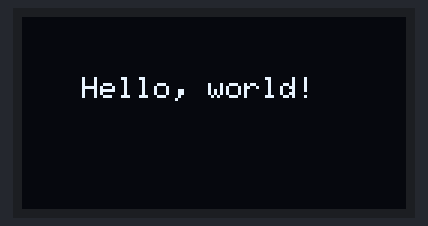
The sketch below on a simulated Arduino Uno, built with avr-gcc and run on an emulated ATmega328P. On the bench: 128×64 one-colour display. The display library's start-up logo is not drawn; what the sketch prints to the serial monitor is not drawn.

Above: at 8.15 s.
At 9.55 s:
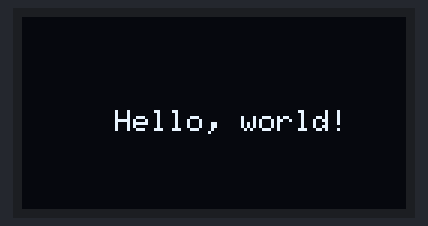
At 10.95 s:
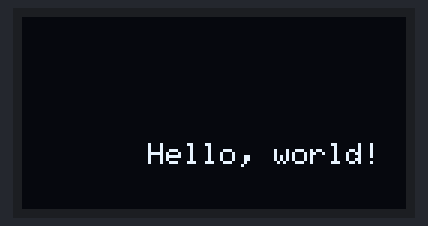
At 12.36 s:
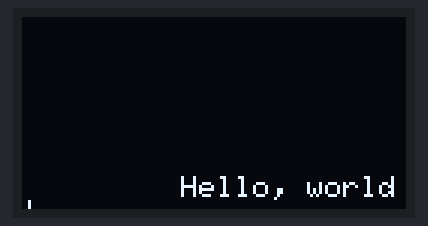
At 13.8 s:
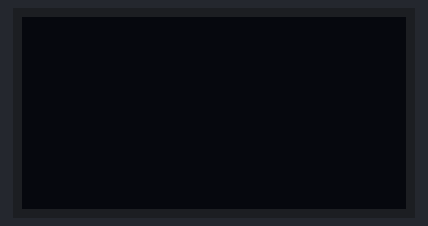
At 16.3 s:
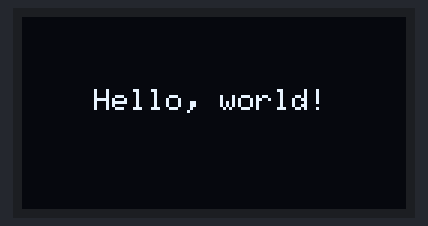

Measured:
- by itself, everything shown: repeats every 7.6 s, in 45 steps
- what the display in image 4 shows lasts 2.0 s, from 13.7 s to 15.7 s

The sketch:

wemos_d_oled_shield_test.ino
```cpp
#include <SPI.h>
#include <Wire.h>
#include <Adafruit_GFX.h>
#include <Adafruit_SSD1306.h>
//#include </home/bangkokguy/Arduino/libraries/Adafruit_SSD1306_Wemos_Mini_OLED/Adafruit_SSD1306.h>

#define d0 16
#define d1 5
#define d2 4
#define d3 0
#define d4 17
#define d5 14
#define d6 12
#define d7 13
#define d8 15
// SCL GPIO5
// SDA GPIO4
#define SCREEN_WIDTH 128
#define SCREEN_HEIGHT 64
#define OLED_RESET d7

//Adafruit_SSD1306 t1(OLED_RESET);
//Adafruit_SSD1306 display(SCREEN_WIDTH, SCREEN_HEIGHT, &Wire, OLED_RESET);
//Adafruit_SSD1306 t1(48, 48, &Wire, OLED_RESET);
//Adafruit_SSD1306 t1(48, 64, &Wire, OLED_RESET);
//Adafruit_SSD1306 t1(48, 96, &Wire, OLED_RESET);
//?Adafruit_SSD1306 t1(48, 104, &Wire, OLED_RESET);
//Adafruit_SSD1306 t1(64, 48, &Wire, OLED_RESET);
//?Adafruit_SSD1306 t1(96, 48, &Wire, OLED_RESET);
//!!Adafruit_SSD1306 t1(128, 64, &Wire, OLED_RESET);
Adafruit_SSD1306 t1(SCREEN_WIDTH, SCREEN_HEIGHT, &Wire, OLED_RESET);

#define NUMFLAKES 10
#define XPOS 0
#define YPOS 1
#define DELTAY 2


#define LOGO16_GLCD_HEIGHT 16
#define LOGO16_GLCD_WIDTH  16


void setup()   {
  Serial.begin(115200);
  delay(1000);
  Serial.println();
  Serial.println("program started");

  Wire.begin();

  // by default, we'll generate the high voltage from the 3.3v line internally! (neat!)
  t1.begin(SSD1306_SWITCHCAPVCC, 0x3C, false, false);  // initialize with the I2C addr 0x3C (for the 64x48)
  // init done

  Serial.println("display init done");

  t1.display();
  delay(2000);

  // Clear the buffer.
  t1.clearDisplay();

  Serial.println("display cleared");
  delay(5000);

}


void loop() {
  // text display tests
  t1.setTextSize(1);
  t1.setTextColor(WHITE);
  for (int i=20;i<80;i++) {
    t1.setCursor(i,i);
    t1.println("Hello, world!");
    t1.display();
    delay(100);
    t1.clearDisplay();
  }
}
```
